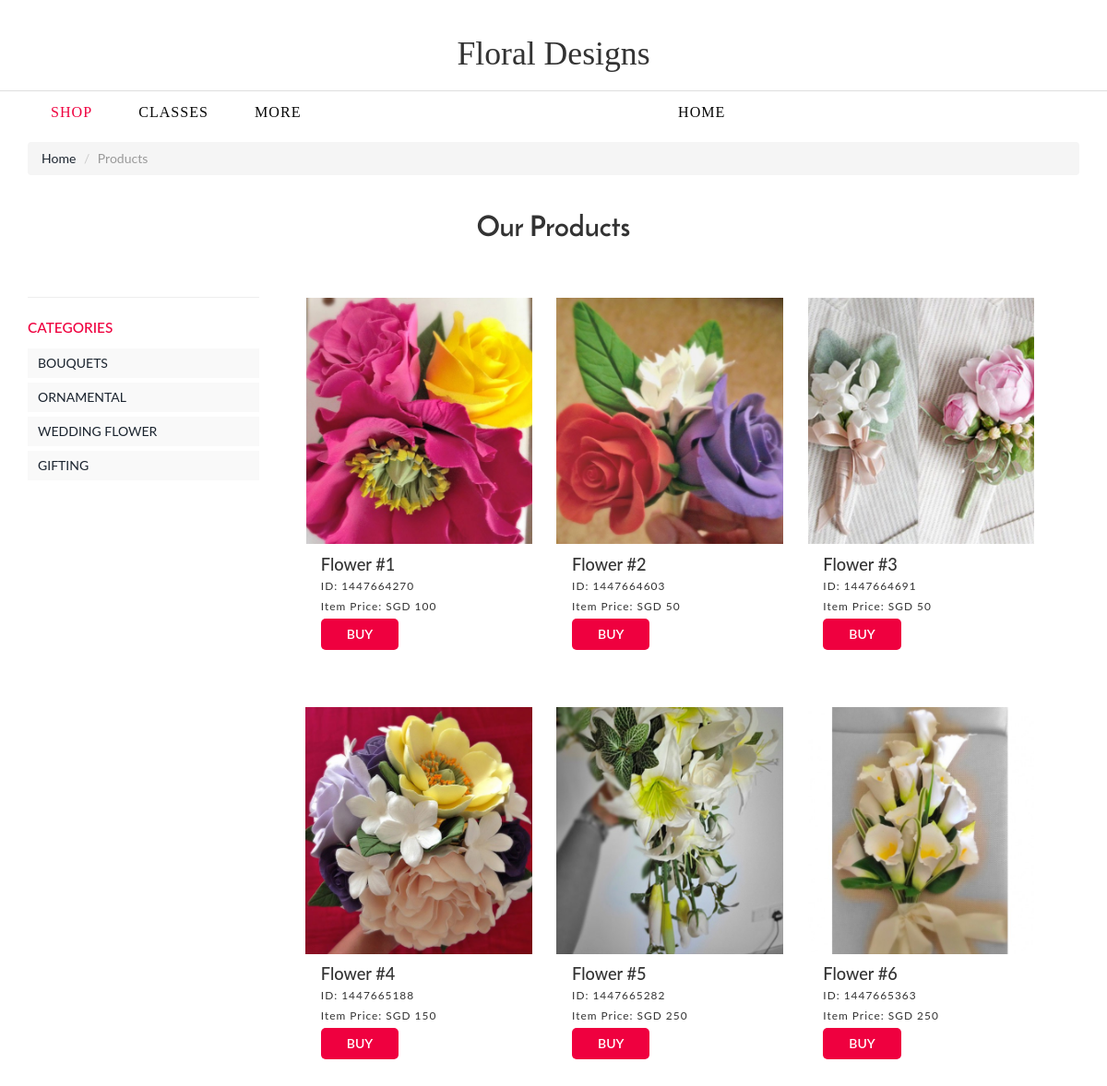
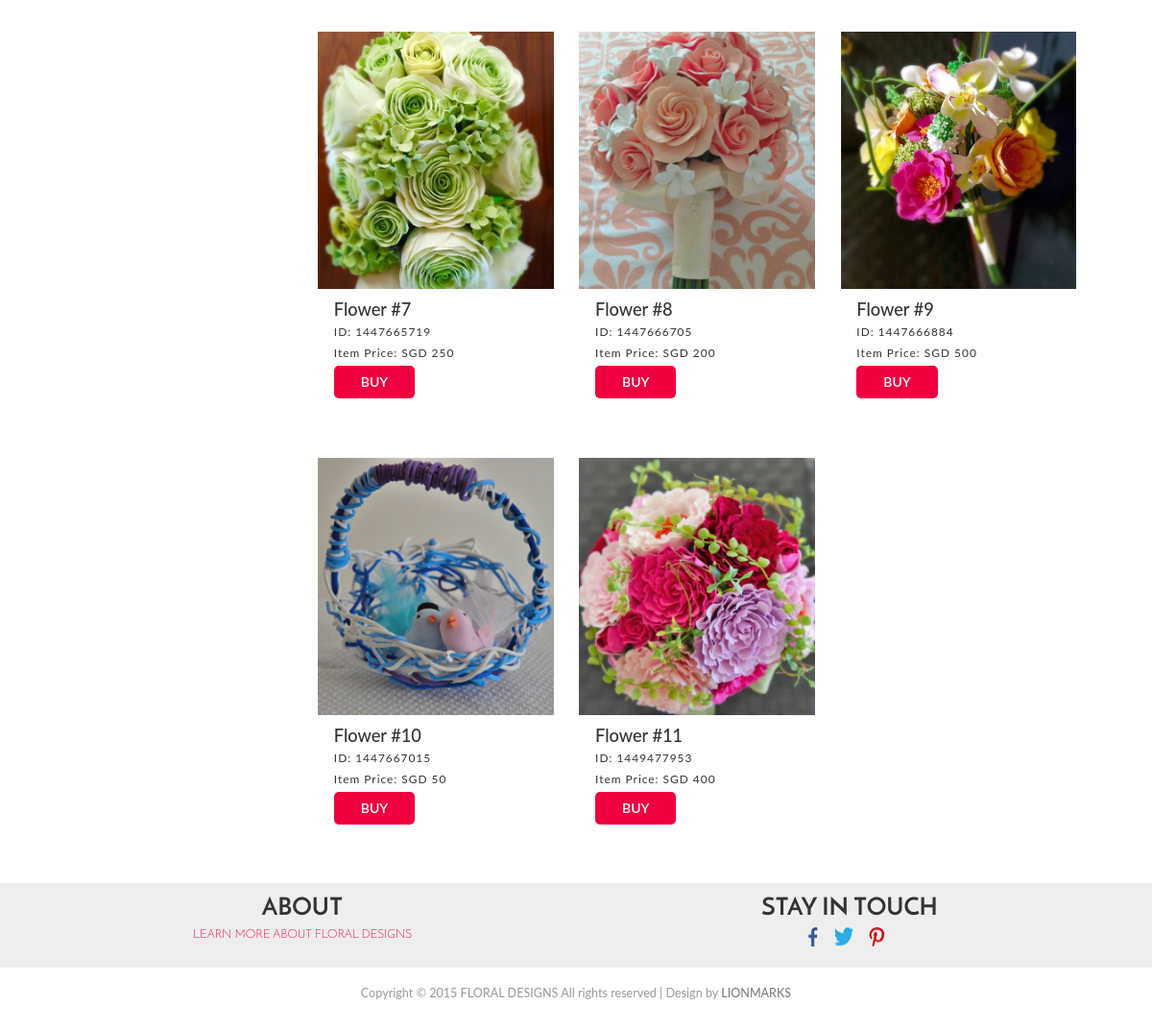
The app's page /product2.php with its own data (2 pictures, top to bottom).
### tables this page shows
CREATE TABLE `product_reg` (
  `id` int(11) NOT NULL,
  `name` varchar(200) NOT NULL,
  `description` varchar(1200) NOT NULL,
  `stock` int(11) NOT NULL,
  `mrp` float NOT NULL,
  `price` float NOT NULL,
  `field1` varchar(200) NOT NULL,
  `field2` varchar(200) NOT NULL,
  `field3` varchar(200) NOT NULL,
  `field4` varchar(200) NOT NULL,
  `field5` varchar(200) NOT NULL,
  `category` enum('BOUQUETS','ORNAMENTAL','WEDDING FLOWER','GIFTING') NOT NULL,
  `image1` varchar(200) NOT NULL,
  `image2` varchar(200) NOT NULL,
  `image3` varchar(200) NOT NULL,
  `image4` varchar(200) NOT NULL,
  PRIMARY KEY (`id`)
);

### product2.php (the view, shortened to what this page needs)
<?php
include('connect.php');
?>
<!DOCTYPE html>
<html>
<head>
<link href="css/bootstrap.css" rel="stylesheet" type="text/css" media="all" />
<link href="css/style.css" rel="stylesheet" type="text/css" media="all" />
<link href="css/memenu.css" rel="stylesheet" type="text/css" media="all" />
<link href="css/form.css" rel="stylesheet" type="text/css" media="all" />
</head>
<body>
<div class="full">
<div class="header-top">
	 <div class="header-bottom">
				<div class="logo">
					<a href="index.html">
					<h1>Floral Designs</h1></a>
				</div>
		 <div class="container">
			 <div class="top-nav">
				<ul class="memenu skyblue"><li class="grid"><a href="index.html">Home</a></li>
					<li class="active"><a href="product.php">SHOP</a></li>
					<li class="grid"><a href="#">CLASSES</a></li>
					<li class="grid"><a href="#">MORE</a>
                    </li>
				</ul>
			 </div>
		 </div>
     </div>
</div>
<div class="product-model">
	 <div class="container">
		 <ol class="breadcrumb">
		  <li><a href="index.html">Home</a></li>
		  <li class="active">Products</li>
		 </ol>
		 <h2>Our Products</h2>
         <div class="rsidebar span_1_of_left">
				<section  class="sky-form">
					 	<div class="product_right">
                             <h4 class="m_2">Categories</h4>
                             <div class="tab1">
                                 <ul class="place">
                                     <li class="sort"><a href="product.php">BOUQUETS</a></li>
                                     <div class="clearfix"> </div>
                                 </ul>
                             </div>
                             <div class="tab2">
                                 <ul class="place">
                                     <li class="sort"><a href="product1.php">ORNAMENTAL</a> </li>
                                        <div class="clearfix"> </div>
                                  </ul>
                              </div>
                             <div class="tab3">
                                 <ul class="place">
                                     <li class="sort"><a href="product2.php">WEDDING FLOWER</a> </li>
                                        <div class="clearfix"> </div>
                                  </ul>
                              </div>
                             <div class="tab4">
                                 <ul class="place">
                                     <li class="sort"><a href="product3.php">GIFTING</a></li>
                                        <div class="clearfix"> </div>
                                  </ul>
                              </div>
                        </div>
				 </section>
		 </div>
		 <div class="col-md-9 product-model-sec">
         <?php
			$result = $db->prepare("SELECT * FROM product_reg where category='WEDDING FLOWER'");
			$result->execute();
			for($i=0; $row = $result->fetch(); $i++){
         ?>
             <a href="single.php?id=<?php echo $row['id']; ?>">
                 <div class="product-grid love-grid">
                    <div class="product-img b-link-stripe b-animate-go  thickbox">
                        <img src="<?php echo $row['image1']; ?>" class="img-responsive" alt=""/>
                        <div class="b-wrapper">
                        </div>
                    </div>
                	<div class="product-info simpleCart_shelfItem">
                    	<div class="product-info-cust prt_name">
                            <h4>Flower #<?php echo $i+1; ?></h4>
                            <p>ID: <?php echo $row['id']; ?></p>
                            <p class="item_price">Item Price: SGD <?php echo $row['price']; ?></p>
                            <input type="button" class="item_add items" value="BUY">
                    	</div>
                	</div>
            	</div>
             </a>
         <?php }?>
		 </div>
	 </div>
</div>
<div class="shoping">
	 <div class="container">
		 <div class="shpng-grids">
		   <div class="col-md-6 shpng-grid">
				 <h3>ABOUT</h3>
			   <p>Learn more about FLORAL Designs</p>
			 </div>
			 <div class="col-md-6 shpng-grid">
				 <h3>STAY IN TOUCH</h3>
				 <p><div class="social">
				<ul>
					<li><a class="fa" href="#"> </a></li>
					<li><a class="tw" href="#"> </a></li>
					<li><a class="p" href="#"> </a></li>
				</ul>
				</div></p>
			 </div>
			 <div class="clearfix"></div>
		 </div>
	 </div>
</div>
<div class="copywrite">
	 <div class="container">
     		<p>&nbsp;</p>
			<center>
			  <p>Copyright © 2015 FLORAL DESIGNS All rights reserved | Design by <a href="http://www.lionmarks.in">LIONMARKS</a></p></center>
		 </div>
</div>
</div>
</body>
</html>

### css/style.css (style rules this page uses)
body { background:#fff; font-family: 'Lato', sans-serif; }
body a { transition: 0.5s all; -webkit-transition: 0.5s all; -o-transition: 0.5s all; -moz-transition: 0.5s all; -ms-transition: 0.5s all; }
ul { padding: 0; margin: 0; }
h1,h2,h3,h4,h5,h6,label,p { margin:0; }
.social { display: inline-block; }
.header-bottom { padding: 1em 0; }
.logo a h1 { color:#333; font-family: 'Fanwood Text', serif; font-size: 2.55em; font-weight: 100; }
.logo { text-align: center; padding: 25px 0 20px 0px; border-bottom: 1px solid #DEDEDE; }
.top-nav { margin-top: 0; margin: 1% auto auto 0; display: block; }
.shoping { background: #eee; padding: 1em 0; font-size: 0.9em; }
.shpng-grid { text-align:center; }
.shpng-grid h3 { font-size:2em; text-transform:uppercase; font-family: 'JosefinSans-Bold'; color:#333; }
.shpng-grid p { color: #EF003F; font-size: .5; text-transform: uppercase; font-family: 'JosefinSans-Light'; padding-top: 5px; }
.copywrite { margin-bottom:2em; }
.copywrite p { color: #999; font-size: 0.9em; }
.copywrite p a { color:#777; }
.product-model-sec { margin: 4em 0 0 0; float: right; }
.rsidebar { display: block; float: left; margin:4em 2em 0% 0; width: 22%; }
.b-link-stripe { position:relative; display:inline-block; vertical-align:top; font-weight: 300; overflow:hidden; width: 100%; }
.b-link-stripe .b-wrapper { position:absolute; width:100%; height:100%; top:0; left:0; text-align:center; color:#ffffff; overflow:hidden; }
.b-animate-go { text-decoration:none; }
.product-grid { width: 30%; margin: 0 3% 4% 0; float: left; position: relative; transition: 0.5s all; -webkit-transition: 0.5s all; -moz-transition: 0.5s all; -o-transition: 0.5s all; min-height: 200px; border:1px solid #fff; }
.product-img img { width: 100%; padding:0em 0em 0; }
.product-info-cust { float: left; padding: 0.8em 1.2em; }
.item_add { color:#fff; text-decoration:none; font-weight:600; padding:0.5em 2em; display:inline-block; border-radius:5px; -moz-border-radius: 5px; -webkit-border-radius: 5px; -o-border-radius: 5px; margin: 0px 16px 0px 0px; background:#EF003F; border:none; outline:none; }
.prt_name { padding: 0.8em 1.2em; float:none; }
.items { float:none; margin: 0 0 16px 0px; }
.product-info-cust h4 { color:#333333; font-weight:500; font-size:1.3em; }
.product-info-cust p { margin:5px 0; letter-spacing:1px; font-size:0.85em; color:#333333; }
ul.place { margin: 5px 0; background: #f9f9f9; width: 100%; padding:0px 5px; cursor: pointer; }
ul.place li { display: inline-block; padding: 6px; }
ul.place li { color: #8c8c8c; text-decoration: none; cursor: pointer; }
ul.place li.sort { float:left; }
.product-model h2,h2.top,.contact h3 { font-size: 2.2em; font-family: 'JosefinSans-Bold'; color: #333; text-align:center; }
.breadcrumb { margin-bottom: 3em !important; }
.social ul { margin: 0em 0em 0em 0em; list-style: none; }
.social ul li { display: inline-block; margin: 0px 10px 0px 0px; }
.social ul li a { background: url(../images/social-sprit.png)no-repeat; width: 20px; height: 20px; display: inline-block; }
.social ul li a.fa { background-position: 5px 0px; }
.social ul li a.tw { background-position: -18px 0px; }
.social ul li a.p { background-position: -39px 0px; }
.full { overflow:hidden; }

### css/memenu.css (style rules this page uses)
.memenu { margin:0;padding:0;width:100%;list-style:none;display:inline-block;position:relative;font-family:Calibri,Arial;font-size:115% }
.memenu li { display:inline-block;text-align:left; }
.memenu>li>a { font-family: 'Fanwood Text', serif; float:left;padding: 5px 25px 5px 25px;color:#caccce;font-weight:400; letter-spacing:1px;text-decoration:none;text-transform:uppercase;transition:color .4s ease-in-out;-moz-transition:color .4s ease-in-out;-webkit-transition:color .4s ease-in-out;-o-transition:color .4s ease-in-out }
.skyblue li>a,.skyblue>li.showhide span { color:#080808; }
.skyblue>li:hover>a,.skyblue>li.active>a,.skyblue .dropdown li:hover>a { color:#EF003F }
.memenu { list-style:none; margin:0; padding:0; text-align:center; }
.memenu li { display:inline; }
.memenu a { display:inline-block; padding:10px; }
@media (max-width: 1280px) { .memenu>li>a { padding: 0px 25px 0px 25px; } }

### css/form.css (style rules this page uses)
.sky-form h4 { padding: 10px 0; text-transform: uppercase; color: #EF003F; font-size:1.1em; }
section.sky-form { border-top:1px solid #eee; padding:1em 0; }

### records on screen
product_reg: image1 (picture), id "1447664270", price "100"
product_reg: image1 (picture), id "1447664603", price "50"
product_reg: image1 (picture), id "1447664691", price "50"
product_reg: image1 (picture), id "1447665188", price "150"
product_reg: image1 (picture), id "1447665282", price "250"
product_reg: image1 (picture), id "1447665363", price "250"
product_reg: image1 (picture), id "1447665719", price "250"
product_reg: image1 (picture), id "1447666705", price "200"
product_reg: image1 (picture), id "1447666884", price "500"
product_reg: image1 (picture), id "1447667015", price "50"
product_reg: image1 (picture), id "1449477953", price "400"
